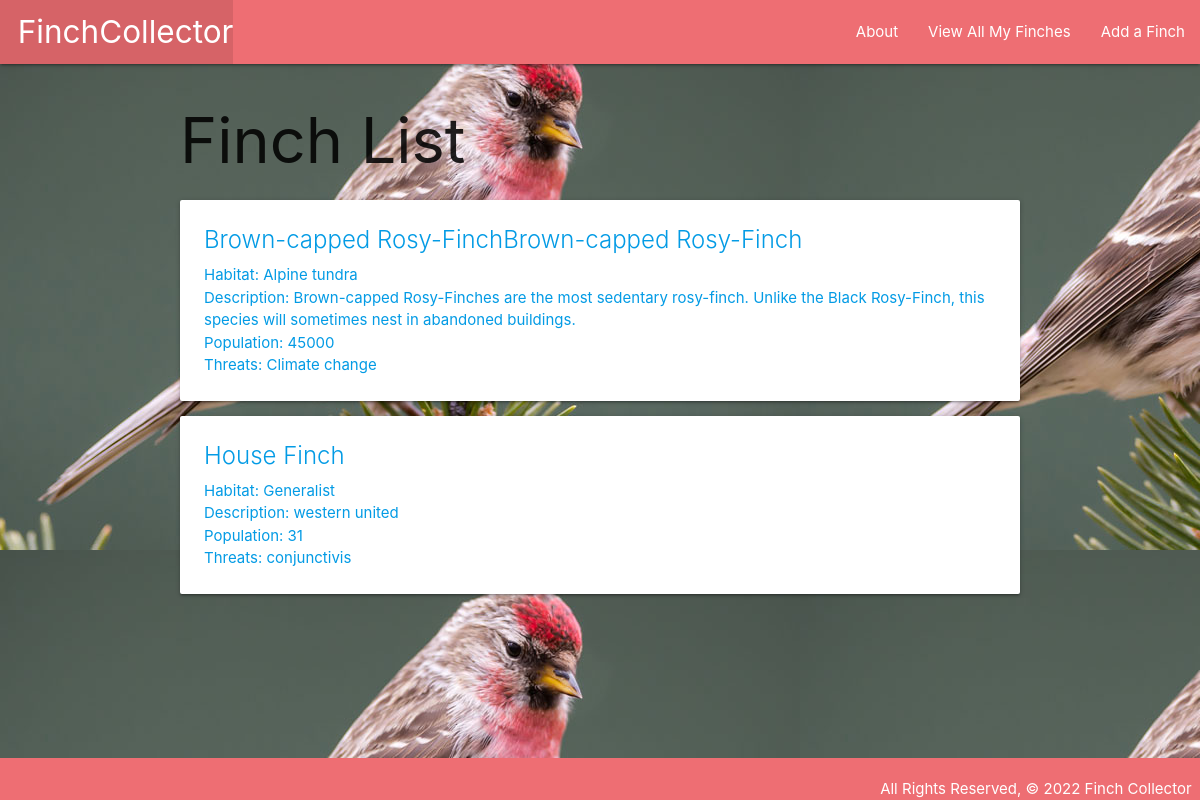
Before: /finch/ with the older database file.
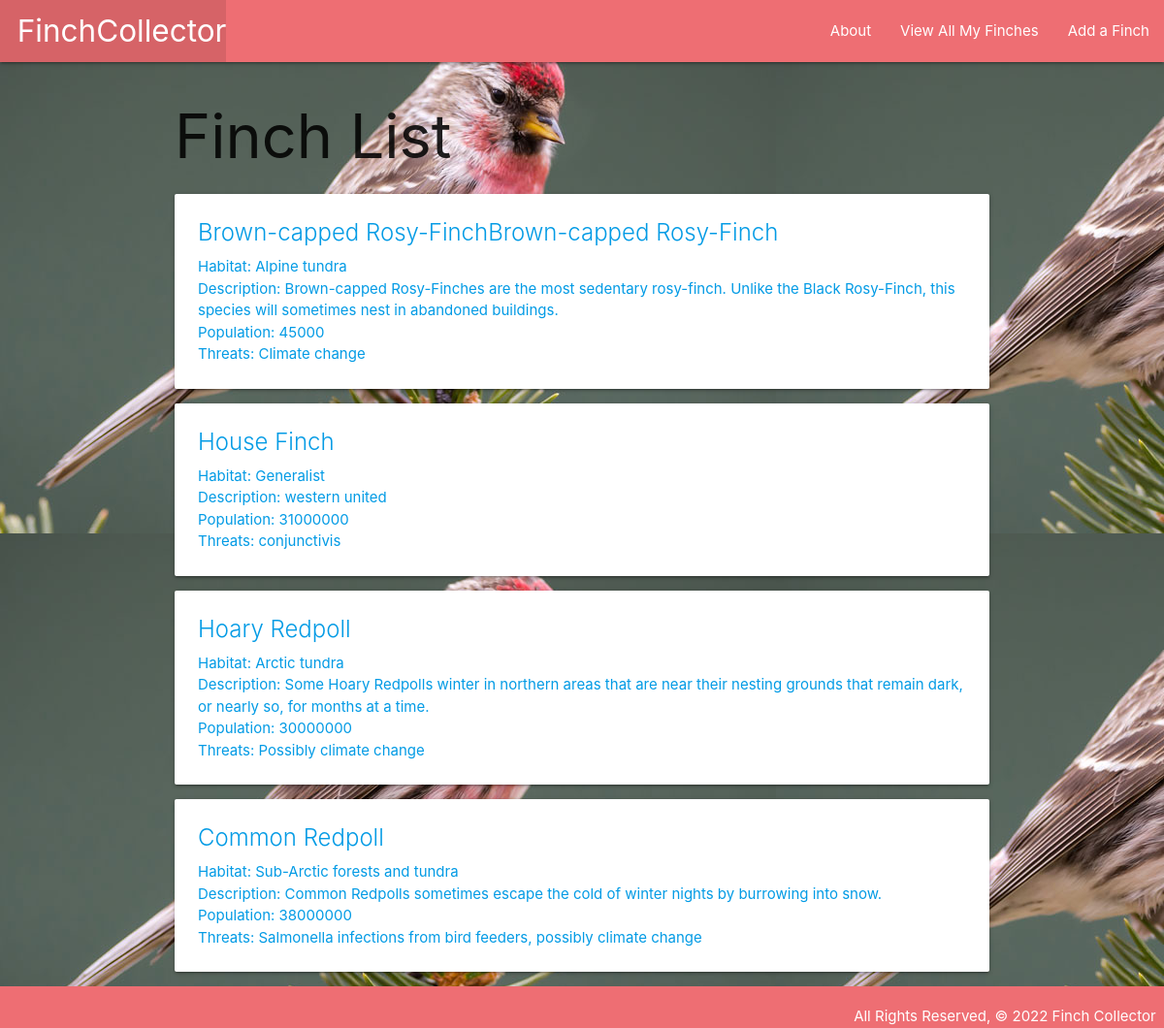
After: the same page with the newer database file.
### main_app/models.py (models this page shows, shortened)
class Finch(models.Model):
    name = models.CharField(max_length=100)
    habitat = models.CharField(max_length=100)
    description = models.TextField(max_length=250)
    population = models.IntegerField()
    threats = models.CharField(max_length=100)

### main_app/views.py (the view)
# urls.py: path('finch/', views.finch_index, name='index'),
def finch_index(request):
    finch = Finch.objects.all()
    return render(request, 'finch/index.html', { 'finch': finch })

### main_app/templates/finch/index.html
{% extends 'base.html' %} {% block content %}
<h1>Finch List</h1>
{% for finch in finch %}
<div class="card">
    <a href="{% url 'detail' finch.id %}">
        <div class="card-content">
            <span class="card-title">{{ finch.name }}</span>
            <p>Habitat: {{ finch.habitat }}</p>
            <p>Description: {{ finch.description }}</p>
            <p>Population: {{ finch.population }}</p>
            <p>Threats: {{ finch.threats }}</p>
        </div>
    </a>
</div>
{% endfor %} {% endblock %}

### main_app/templates/base.html (shortened to what this page needs)
{% load static %}
<!DOCTYPE html>
<html lang="en">
<head>
    <link rel="stylesheet" href="https://cdnjs.cloudflare.com/ajax/libs/materialize/1.0.0/css/materialize.min.css" />
    <link rel="stylesheet" href="{% static 'css/style.css' %}" />
</head>
<body>
    <header class="navbar-fixed">
        <nav>
            <div class="nav-wrapper">
                <ul>
                    <li>
                        <a href="/" class="left brand-logo">&nbsp;&nbsp;FinchCollector</a>
                    </li>
                </ul>
                <ul class="right">
                    <li><a href="{% url 'about' %}">About</a></li>
                    <li><a href="{% url 'index' %}">View All My Finches</a></li>
                    <li><a href="{% url 'finch_create' %}">Add a Finch</a></li>
                </ul>
            </div>
        </nav>
    </header>
    <main class="container">
        {% block content %}
        {% endblock %}
    </main>
    <footer class="page-footer">
        <div class="right">
            All Rights Reserved, &copy; 2022 Finch Collector &nbsp;
        </div>
    </footer>
</body>
</html>

### main_app/static/css/style.css (style rules this page uses)
* { box-sizing: border-box; margin: 0; }
body { background-color: lightblue; display: flex; min-height: 100vh; flex-direction: column; background-image: url(../img/Common-Redpoll.jpeg); }
main { flex-grow: 1; }
footer { padding-top: 0; text-align: right; }

Changed rows visible on the page:
changed Finch "House Finch": population "31" → "31000000"
added Finch: name "Hoary Redpoll", habitat "Arctic tundra", description "Some Hoary Redpolls winter in northern areas that are near their nesting grounds that remain dark, or nearly so, for months at a time.", population "30000000", threats "Possibly climate change"
added Finch: name "Common Redpoll", habitat "Sub-Arctic forests and tundra", description "Common Redpolls sometimes escape the cold of winter nights by burrowing into snow.", population "38000000", threats "Salmonella infections from bird feeders, possibly climate change"
